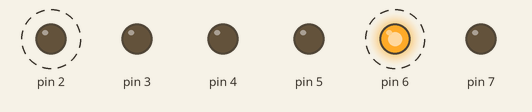
Recording of a sketch running on a simulated Arduino Uno, built with avr-gcc and run on an emulated ATmega328P. On the bench: output pins drawn as LEDs (lit = HIGH). Dashed ring = blinking.

Above: at 0.5 s.
Timing chart, 0 to 4.6 s (numbered marks = the images above):
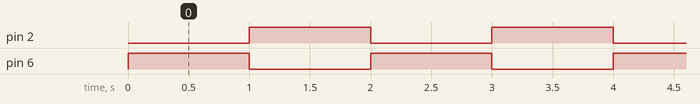

The sketch:

prog2.ino
```cpp
void setup() {
  // put your setup code here, to run once:
  pinMode(7, OUTPUT);
  pinMode(6, OUTPUT);
  pinMode(5, OUTPUT);
  pinMode(4, OUTPUT);
  pinMode(3, OUTPUT);
  pinMode(2, OUTPUT);

  digitalWrite(7, LOW);
  digitalWrite(5, LOW);
  digitalWrite(3, LOW);
}

void loop() {
  // put your main code here, to run repeatedly:
  digitalWrite(6, HIGH);
  delay(1000);
  digitalWrite(6, LOW);
  digitalWrite(2, HIGH);
  delay(1000);
  digitalWrite(2, LOW);
}
```

Measured:
- by itself, pin 2, pin 6: alternates HIGH for 1.0 s and LOW for 1.0 s
- by itself, everything shown: repeats every 2.0 s, in 3 steps
